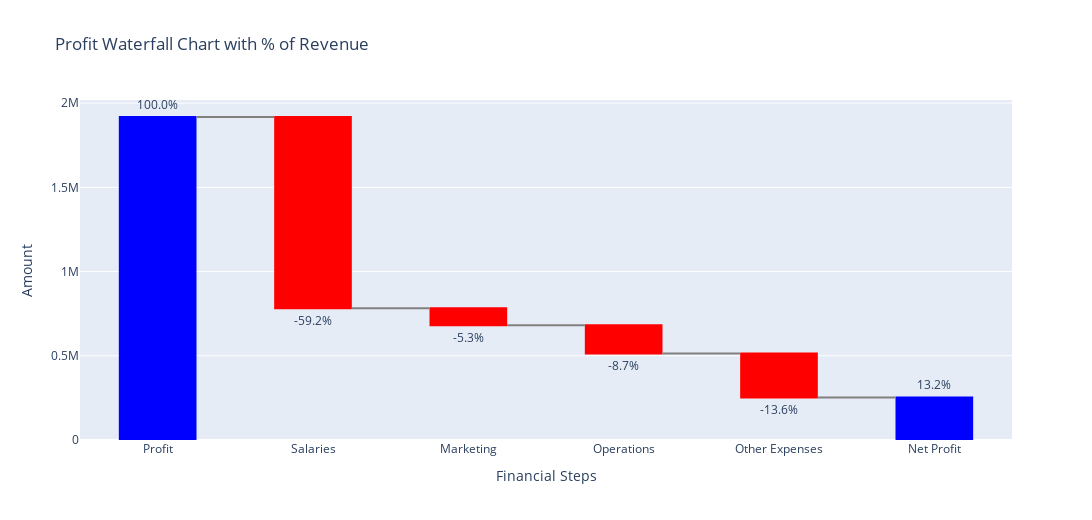

This figure's notebook cell:
### Code cell
fig = go.Figure(go.Waterfall(
    name = "Financial Breakdown",
    orientation = "v",
    measure = waterfall2_df['type'],       # 'absolute', 'relative', 'total'
    x = waterfall2_df['label'],
    textposition = "outside",
    y = waterfall2_df['value'],
    text = waterfall2_df['percent_of_revenue'].round(1).astype(str) + '%',  # Show percentages as labels
    connector = {"line":{"color":"gray"}},
    increasing = {"marker":{"color":"green"}},
    decreasing = {"marker":{"color":"red"}},
    totals = {"marker":{"color":"blue"}}
))

fig.update_layout(
    title = "Profit Waterfall Chart with % of Revenue",
    waterfallgap = 0.5,
    yaxis_title = "Amount",
    xaxis_title = "Financial Steps",
    autosize=False,              # Set to False to manually control size
    width=1120,                  # Width in pixels (e.g., 1200px)
    height=520,                  # Height in pixels (e.g., 600px)
    showlegend=False
)

fig.show()

### Figure 1 — Plotly figure (JSON) as saved in the notebook; plotly's stock layout.template omitted (floating-point values rounded to 4 significant figures)
{"data": [{"connector": {"line": {"color": "gray"}}, "decreasing": {"marker": {"color": "red"}}, "increasing": {"marker": {"color": "green"}}, "measure": ["absolute", "relative", "relative", "relative", "relative", "total"], "name": "Financial Breakdown", "orientation": "v", "text": ["100.0%", "-59.2%", "-5.3%", "-8.7%", "-13.6%", "13.2%"], "textposition": "outside", "totals": {"marker": {"color": "blue"}}, "type": "waterfall", "x": ["Profit", "Salaries", "Marketing", "Operations", "Other Expenses", "Net Profit"], "y": [1918000.0, -1135000.0, -100800.0, -167500.0, -261700.0, 252400.0]}], "layout": {"autosize": false, "height": 520, "showlegend": false, "title": {"text": "Profit Waterfall Chart with % of Revenue"}, "waterfallgap": 0.5, "width": 1120, "xaxis": {"title": {"text": "Financial Steps"}}, "yaxis": {"title": {"text": "Amount"}}}}
